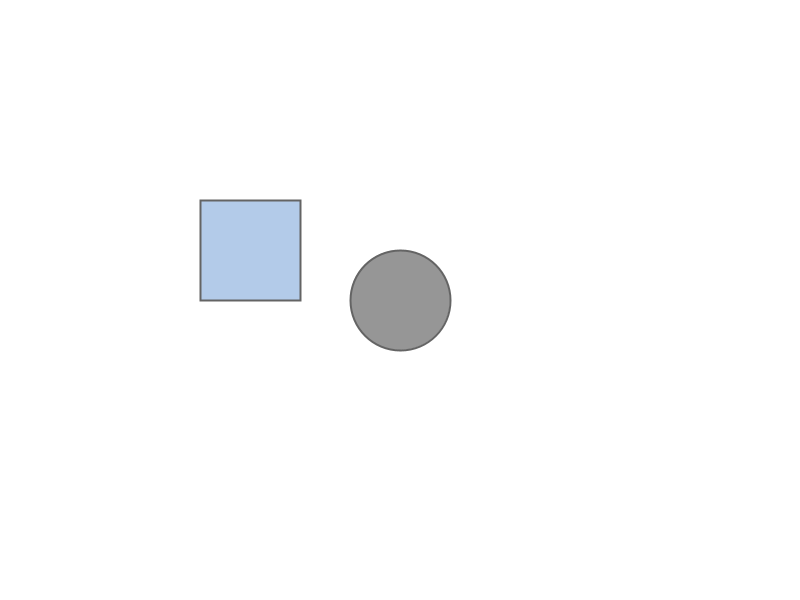
Frame 1 (no input)
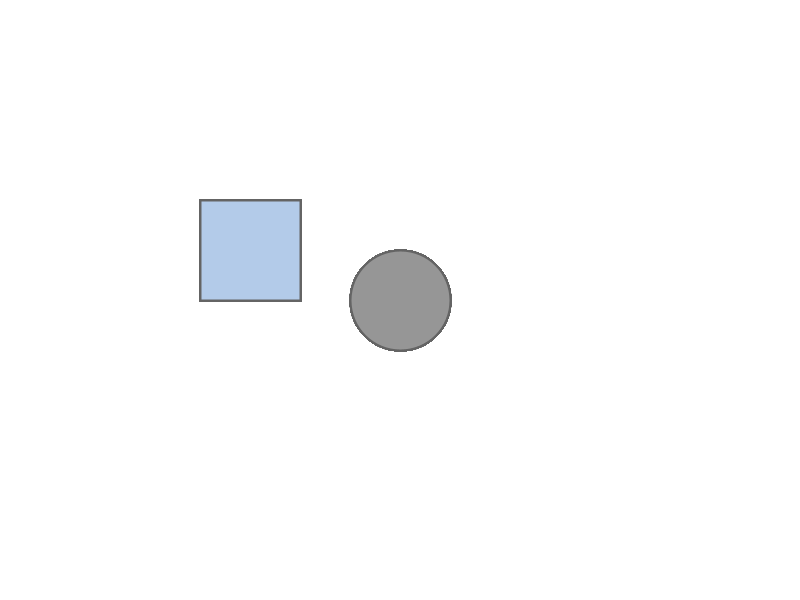
Frame 60 (the mouse pressed at the canvas centre just before this capture)
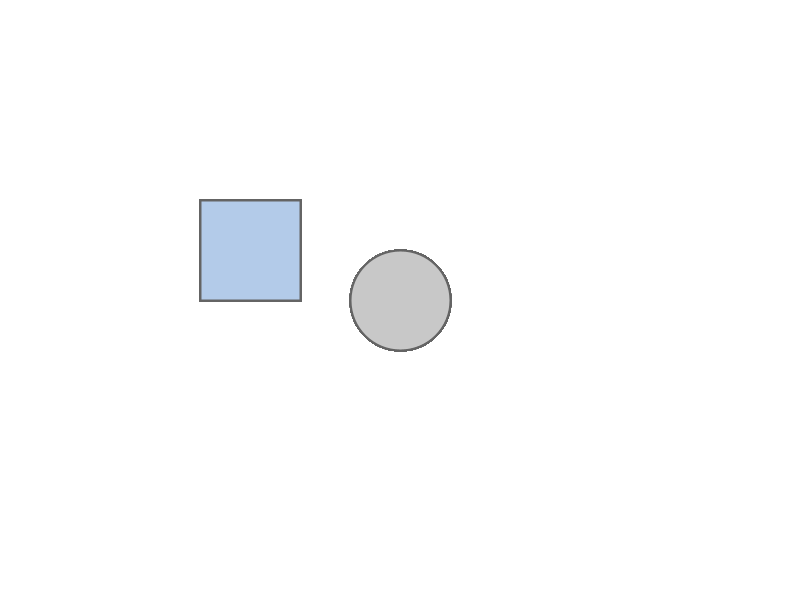
Frame 120 (the mouse held since frame 60 and released just before this capture)

The Processing sketch that drew these frames (run headless with seeded random() and noise(); from frame 60 on, the mouse is pressed at the canvas centre):

// Processing sketch: challenge01_4_rectangle
// ── challenge01_4_rectangle.pde
//Do this for a rectangular button
float d1;
float c ;
float r = 50;
float rectX ;
float rectY;
float rectR;
color rectactive= (#FF4258);
color rectInactive= (#B3CBE9);
color rectPressed = (#FED7DA);
Boolean mouseIsclicked;
Boolean mouseOverRec;
Boolean recIsClicked;
void setup() {
  rectX =width/2-200;
  rectY =height/2-100;
  rectR = 100;
  mouseIsclicked = false;
  mouseOverRec = false;
  recIsClicked =false;
  size(800, 600);
  background(255);
}


void draw() {
  strokeWeight(2);
  stroke(100);
  //the setting of rectangle
  overRect();
  if (mouseOverRec) { //active color
    fill(rectactive);
    if (recIsClicked) {
      fill(rectPressed);// pressed color
    }
  } else {
    fill(rectInactive);// inactive color
  }

  rect(rectX, rectY, rectR, rectR);

  // distance between the ball and the mouse
  d1 =dist(width/2, height/2, mouseX, mouseY);

  //ellipes active color
  if (d1< r) {
    c = 200;
    // the pressed color 
    if (mouseIsclicked) {
      c= 30;
    }
    //inactive color
  } else {
    c = 150;
  }
  fill(c);
  ellipse(width/2, height/2, 2*r, 2*r);
}




// when mouse pressed in the range of the circle/rectangle
void mousePressed() {
  if (d1<r) {
    mouseIsclicked = true;
  }
  if (mouseOverRec) {
    recIsClicked = true;
  }
}
// the setting of mouse over the rectangle
void overRect() {
  if (mouseX >= rectX && mouseX<= rectX+rectR && mouseY <= rectY+rectR && mouseY>=rectY) {
    mouseOverRec = true;
  } else {
    mouseOverRec = false;
  }
}
